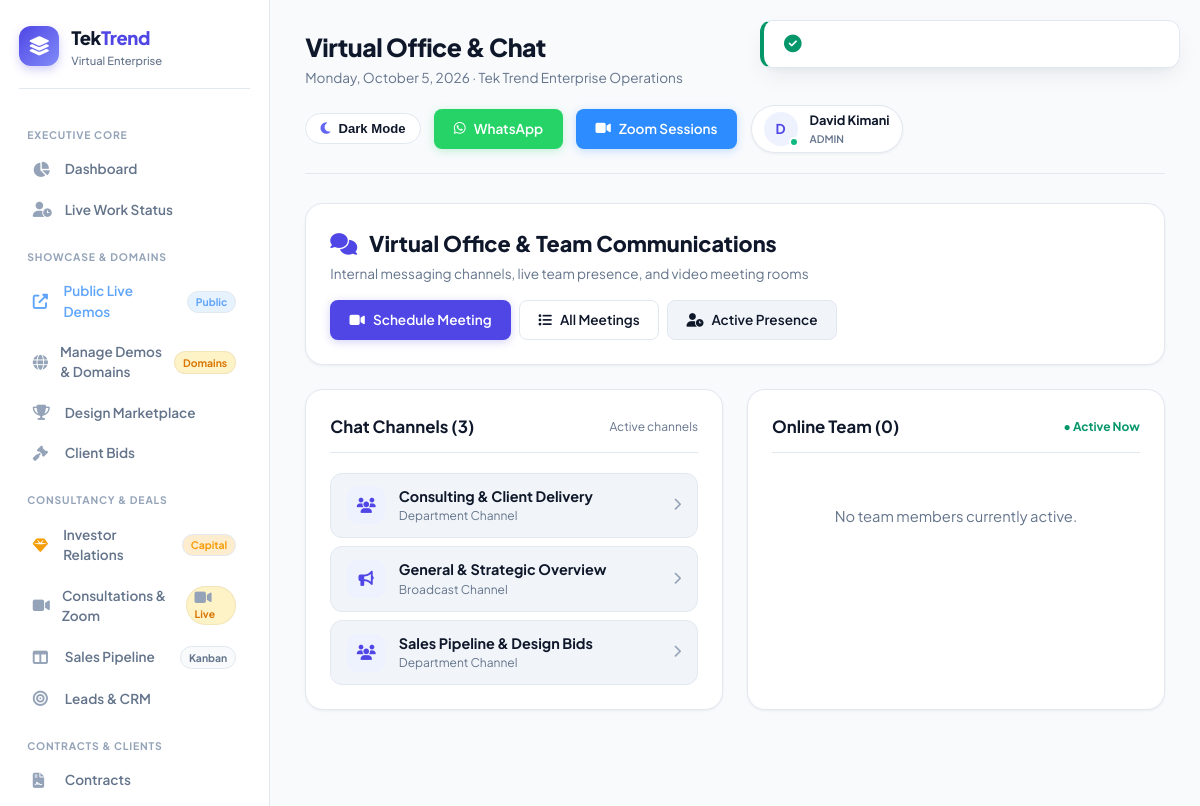
/public/chat (signed in), run on the app's committed database.
### tables this page shows
CREATE TABLE `chat_rooms` (
    `id` INT UNSIGNED NOT NULL AUTO_INCREMENT,
    `name` VARCHAR(100) NOT NULL,
    `type` ENUM('department','private','group','broadcast') DEFAULT 'group',
    `department_id` INT UNSIGNED DEFAULT NULL,
    `created_by` INT UNSIGNED DEFAULT NULL,
    `created_at` TIMESTAMP DEFAULT CURRENT_TIMESTAMP,
    `updated_at` TIMESTAMP DEFAULT CURRENT_TIMESTAMP ON UPDATE CURRENT_TIMESTAMP,
    PRIMARY KEY (`id`),
    KEY `department_id` (`department_id`),
    KEY `type` (`type`)
);

### app/views/chat/index.php (the view, shortened to what the rows shown need)
<div class="card mb-4">
    <div style="display: flex; justify-content: space-between; align-items: center; flex-wrap: wrap; gap: 1rem;">
        <div>
            <h2 style="font-size: 1.35rem; font-weight: 800; color: var(--text-main); margin-bottom: 0.25rem;">
                <i class="fas fa-comments" style="color: var(--primary); margin-right: 0.5rem;"></i> Virtual Office & Team Communications
            </h2>
            <p style="color: var(--text-muted); font-size: 0.85rem;">Internal messaging channels, live team presence, and video meeting rooms</p>
        </div>
        <div style="display: flex; gap: 0.5rem;">
            <a href="<?= eurl('/meetings/create') ?>" class="btn btn-primary">
                <i class="fas fa-video"></i> Schedule Meeting
            </a>
            <a href="<?= eurl('/meetings') ?>" class="btn btn-outline">
                <i class="fas fa-list"></i> All Meetings
            </a>
            <a href="<?= eurl('/chat/online') ?>" class="btn btn-secondary">
                <i class="fas fa-user-clock"></i> Active Presence
            </a>
        </div>
    </div>
</div>
<div style="display: grid; grid-template-columns: 1fr 1fr; gap: 1.5rem; margin-bottom: 1.5rem;">
    <div class="card">
        <div class="card-header">
            <h3 class="card-title">Chat Channels (<?= count($rooms) ?>)</h3>
            <span class="period" style="font-size: 0.75rem; color: var(--text-muted);">Active channels</span>
        </div>
        <div style="display: flex; flex-direction: column; gap: 0.5rem; max-height: 350px; overflow-y: auto;">
            <?php if (empty($rooms)): ?>
                <p style="color: var(--text-muted); text-align: center; padding: 2rem 0;">No chat rooms available.</p>
            <?php else: ?>
                <?php foreach ($rooms as $room): ?>
                    <a href="<?= eurl('/chat/room/' . $room['id']) ?>" style="display: flex; align-items: center; gap: 0.85rem; padding: 0.75rem 1rem; border-radius: var(--radius-md); background: var(--bg-card-subtle); border: 1px solid var(--border); text-decoration: none; transition: border-color 0.2s;">
                        <div style="width: 38px; height: 38px; border-radius: 10px; background: var(--primary-light); display: flex; align-items: center; justify-content: center; color: var(--primary); font-size: 0.95rem;">
                            <i class="fas fa-<?= $room['type'] === 'broadcast' ? 'bullhorn' : ($room['type'] === 'private' ? 'user' : 'users') ?>"></i>
                        </div>
                        <div style="flex: 1;">
                            <div style="font-weight: 700; color: var(--text-main); font-size: 0.9rem;"><?= sanitize($room['name']) ?></div>
                            <div style="font-size: 0.75rem; color: var(--text-muted); text-transform: capitalize;"><?= sanitize($room['type']) ?> Channel</div>
                        </div>
                        <i class="fas fa-chevron-right" style="color: var(--text-light); font-size: 0.8rem;"></i>
                    </a>
                <?php endforeach; ?>
            <?php endif; ?>
        </div>
    </div>
    <div class="card">
        <div class="card-header">
            <h3 class="card-title">Online Team (<?= count($onlineUsers) ?>)</h3>
            <span class="period" style="font-size: 0.75rem; color: var(--success); font-weight: 700;">● Active Now</span>
        </div>
        <div style="display: flex; flex-direction: column; gap: 0.5rem; max-height: 350px; overflow-y: auto;">
            <?php if (empty($onlineUsers)): ?>
                <p style="color: var(--text-muted); text-align: center; padding: 2rem 0;">No team members currently active.</p>
            <?php endif; ?>
        </div>
    </div>
</div>

### app/core/Router.php (shortened to what the rows shown need)
<?php
class Router {
    private $routes = [];
    private function addRoute($method, $path, $handler, $middleware = []) {
        $this->routes[] = [
            'method'      => $method,
            'path'        => $path,
            'handler'     => $handler,
            'middleware'  => $middleware
        ];
    }
    public function dispatch() {
        $method = $_SERVER['REQUEST_METHOD'];
        $requestPath = parse_url($_SERVER['REQUEST_URI'], PHP_URL_PATH);
        $basePath = rtrim(str_replace(basename($_SERVER['SCRIPT_NAME']), '', $_SERVER['SCRIPT_NAME']), '/');
        if ($basePath && strpos($requestPath, $basePath) === 0) {
            $requestPath = substr($requestPath, strlen($basePath));
        }
        $requestPath = '/' . ltrim($requestPath, '/');
        foreach ($this->routes as $route) {
            if ($route['method'] !== 'ANY' && $route['method'] !== $method) {
                continue;
            }
            $pattern = preg_replace('#\{[^}]+\}#', '([^/]+)', $route['path']);
            $pattern = '#^' . $pattern . '$#';
            if (preg_match($pattern, $requestPath, $matches)) {
                $params = [];
                $this->executeHandler($route['handler'], $params);
                return;
            }
        }
    }
    private function executeHandler($handler, $params = []) {
        if (is_string($handler)) {
            $parts = explode('@', $handler);
            if (count($parts) === 2) {
                $controllerName = $parts[0];
                $methodName = $parts[1];
                if (class_exists($controllerName)) {
                    $controller = new $controllerName();
                    if (method_exists($controller, $methodName)) {
                        call_user_func_array([$controller, $methodName], $params);
                        return;
                    }
                }
            }
        }
    }
}

### data on the page
chat_rooms: name "Consulting & Client Delivery", type "Department"
chat_rooms: name "General & Strategic Overview", type "Broadcast"
chat_rooms: name "Sales Pipeline & Design Bids", type "Department"

### other printed values
count($rooms) "3"
count($onlineUsers) "0"
